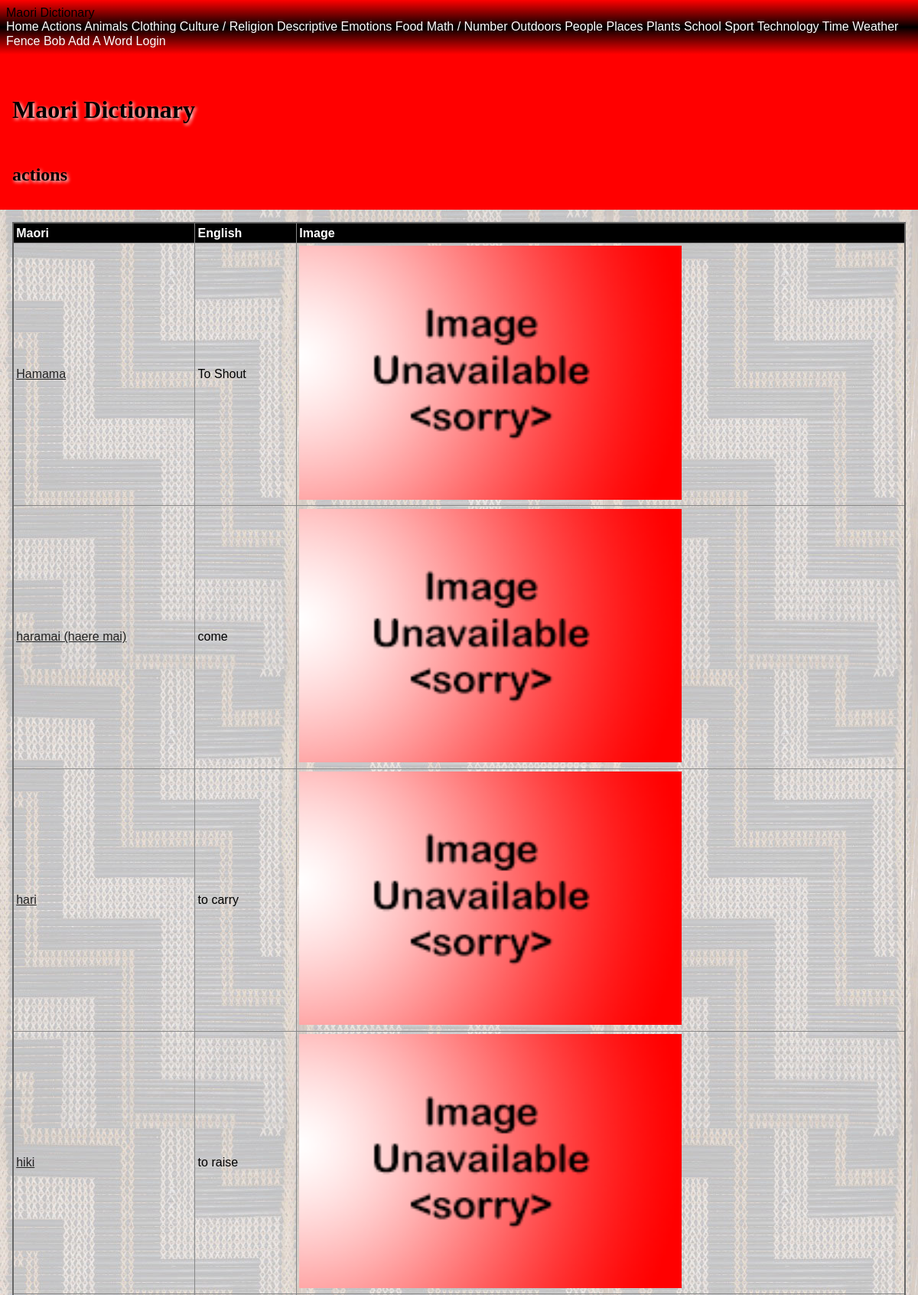
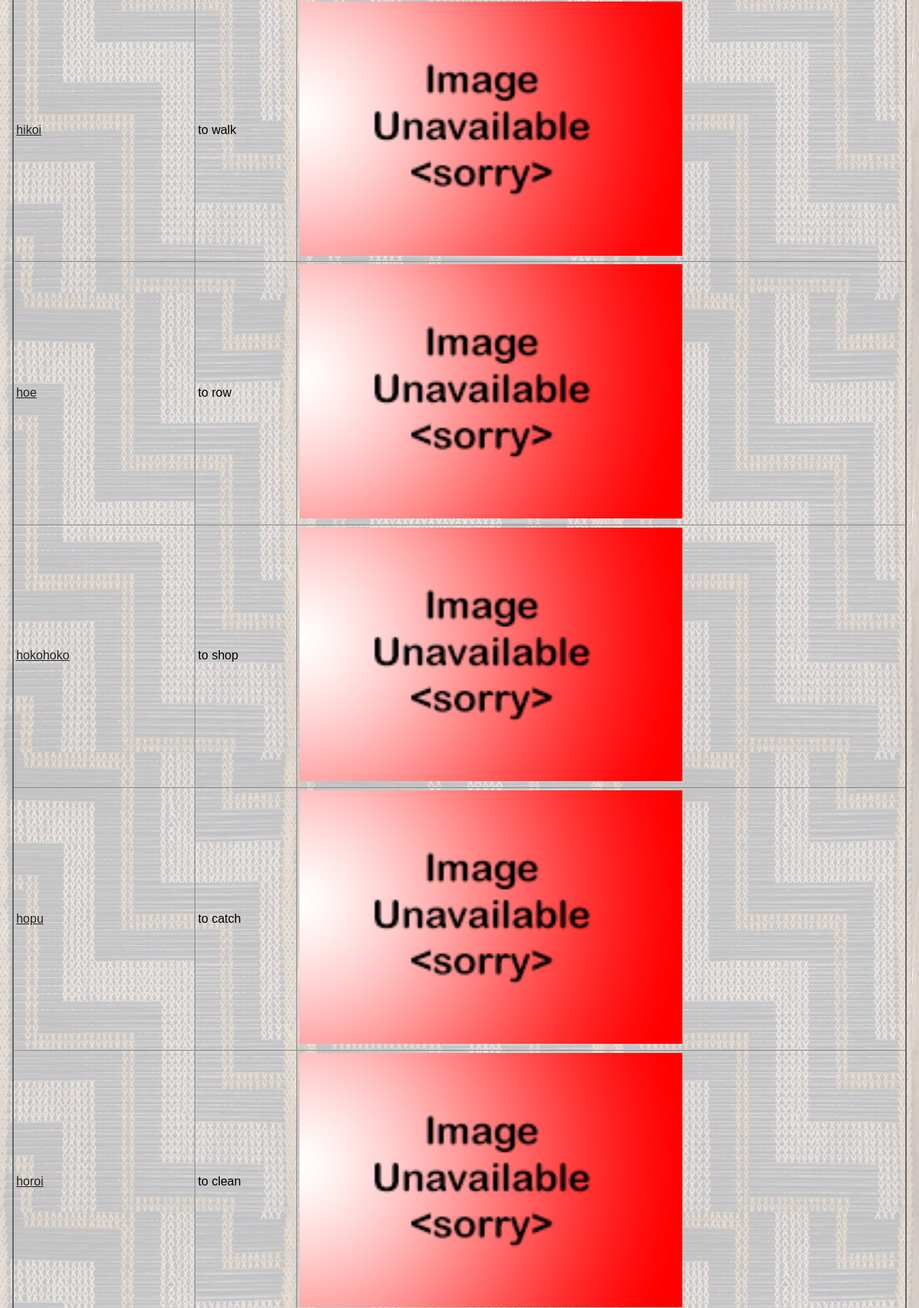
Screenshot of /category/actions (upper part) with the database file from the repository (2 pictures, top to bottom).
### tables this page shows
CREATE TABLE "maori_words"
(
    id             integer
        primary key autoincrement,
    english_name   varchar(60),
    created_by     integer      not null
        constraint maori_words_people_id_fk
            references people
            on update restrict on delete restrict,
    created_at     datetime,
    maori_name     varchar(60)  not null,
    category       varchar(60),
    level          integer      not null,
    definition     varchar(200) not null,
    image_filename varchar(60)
);

### app.py (the view)
@app.route('/category/<category_name>')
def site_category(category_name):
    query = "SELECT maori_name, english_name, definition, level, created_by, created_at, image_filename \
            FROM maori_words WHERE lower(category) = ?"
    con = create_connection(DATABASE)
    cur = con.cursor()
    cur.execute(query, (category_name.lower(),))
    maori_names = cur.fetchall()
    con.close()
    print(maori_names[0][6])
    return render_template("category.html", logged_in=is_logged_in(), categories=get_categories(), category_name=category_name, maori_names=maori_names, is_a_teacher=is_a_teacher())

### app.py (called while the page is built)
def create_connection(db_file):
    try:
        connection = sqlite3.connect(db_file)
        return connection
    except Error as e:
        print(e)
    return None

def is_logged_in():
    if session.get("email") is None:
        print("not logged in")
        return False
    else:
        print("logged in")
        return True

def is_a_teacher():
    print('running')
    if session.get("type") == 'teacher':
        print("is teacher")
        return True
    else:
        print("is not teacher")
        return False

def get_categories():
    query = "SELECT distinct lower(category) FROM maori_words"
    con = create_connection(DATABASE)
    cur = con.cursor()
    cur.execute(query)
    category_list = cur.fetchall()
    con.close()
    return category_list

### templates/category.html
{% extends 'base.html' %}
{% block pageheading %}
{{category_name}}
{% endblock %}
{% block main %}
<table>
    <tr>
        <th>Maori</th>
        <th>English</th>
        <th>Image</th>
        </tr>
        <tbody>
            {% for maori_name in maori_names %}
                <tr>
                    <td><a href='/category/{{ category_name }}/{{ maori_name[0] }}'>{{ maori_name[0] }}</a></td>
                    <td>{{ maori_name[1] }}</td>
                    {% if maori_name[6] %}
                        <td><img src='/static/images/{{ maori_name[6] }}' style="width: 500px"></td>
                    {% else %}
                        <td><img src='/static/images/noimage.png' style="width: 500px"></td>
                    {% endif %}
                </tr>
            {% endfor %}
        </tbody>
    </table>
{% endblock %}

### templates/base.html (shortened to what this page needs)
<!DOCTYPE html>
<html>
<head>
    <link rel="stylesheet" href="https://cdnjs.cloudflare.com/ajax/libs/normalize/8.0.1/normalize.css"/>
    <link href="{{ url_for('static', filename='style.css')}}" rel="stylesheet">
</head>
<body>
<nav>
    <div class="container">
        <div class="navbar-brand">Maori Dictionary</div>
        <div class="navbar-links">
            <a href="/">Home</a>
            {% for category in categories %}
                <a href="/category/{{ category[0] }}">{{ category[0].title() }}</a>
            {% endfor %}
            <a href="/add_word">Add A Word</a>
            {% if logged_in %}
                <a href="/logout">Log Out</a>
            {% else %}
                <a href="/login">Login</a>
            {% endif %}
        </div>
    </div>
</nav>
<div class="container">
    <header>
        <h1>Maori Dictionary</h1>
        <h2>{% block pageheading %}{% endblock %}</h2>
    </header>
    <main>
        {% block main %}{% endblock %}
    </main>
</div>
</body>
</html>

### static/style.css (style rules this page uses)
* { font-family: Comfortaa, sans-serif; margin: 0; padding: 0; box-sizing: border-box; }
header { grid-area: header; background-color: #f00; padding: 1rem; }
nav { grid-area: nav; }
main { grid-area: main; padding: 1rem; background-color: #edd; }
h1, h2, h3, h4 { padding: 1rem 0; font-family: 'Suez One', serif; color: #000; text-shadow: 2px 2px 4px #fff; }
a { color: #222; }
img { width: 100%; }
table { width: 100%; border: 2px solid #666; border-collapse: collapse; }
th, td { border: 1px solid #888; padding: 0.2rem; text-align: left; }
th { background-color: #000; color: #fff; }
@media only screen and (min-width: 768px) { nav { background: linear-gradient(180deg, rgba(255,0,0,1) 0%, rgba(0, 0, 0, 1) 50%, rgba(255,0,0,1) 100%); padding: 0.5rem; } }
@media only screen and (min-width: 768px) { nav a { color: #fff; text-decoration: none; } }
@media only screen and (min-width: 768px) { main { background-image: url('/poutama.jpg'); } }

### rows the page displays
maori_words: maori_name "Hamama", english_name "To Shout"
maori_words: maori_name "haramai (haere mai)", english_name "come"
maori_words: maori_name "hari", english_name "to carry"
maori_words: maori_name "hiki", english_name "to raise"
maori_words: maori_name "hikoi", english_name "to walk"
maori_words: maori_name "hoe", english_name "to row"
maori_words: maori_name "hokohoko", english_name "to shop"
maori_words: maori_name "hopu", english_name "to catch"
maori_words: maori_name "horoi", english_name "to clean"

### other values shown
{{ category[0].title() }} "Actions" "Animals" "Clothing" "Culture / Religion" "Descriptive" "Emotions" "Food" "Math / Number" "Outdoors" "People" "Places" "Plants" "School" "Sport" "Technology" "Time" "Weather" "Fence" "Bob"
{{ category_name }} "actions"
